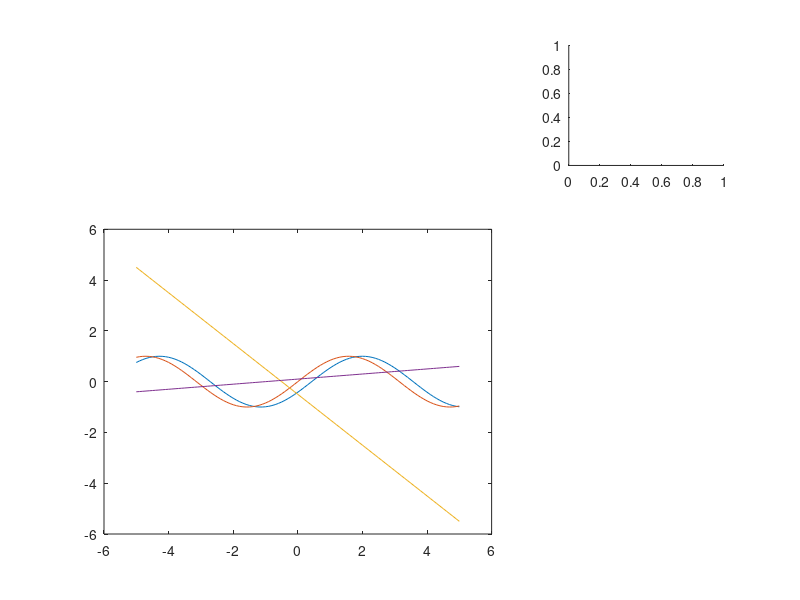

Write the MATLAB code that produced this figure. (Note: this script raises an error after producing the figure.)
#function pan = Figure(ax,areaToMagnify,panPosition)
#% AX is a handle to the axes to magnify
#% AREATOMAGNIFY is the area to magnify, given by a 4-element vector that defines the
#%      lower-left and upper-right corners of a rectangle [x1 y1 x2 y2]
#% PANPOSTION is the position of the magnifying pan in the figure, defined by
#%        the normalized units of the figure [x y w h]
#%
#
#fig = ax.Parent;
#pan = copyobj(ax,fig);
#pan.Position = panPosition;
#pan.XLim = areaToMagnify([1 3]);
#pan.YLim = areaToMagnify([2 4]);
#pan.XTick = [];
#pan.YTick = [];
#rectangle(ax,'Position',...
#    [areaToMagnify(1:2) areaToMagnify(3:4)-areaToMagnify(1:2)])
#xy = ax2annot(ax,areaToMagnify([1 4;3 2]));
#annotation(fig,'line',[xy(1,1) panPosition(1)],...
#    [xy(1,2) panPosition(2)+panPosition(4)],'Color','k')
#annotation(fig,'line',[xy(2,1) panPosition(1)+panPosition(3)],...
#    [xy(2,2) panPosition(2)],'Color','k')
#end
#
#function anxy = ax2annot(ax,xy)
#% This function converts the axis unites to the figure normalized unites
#% AX is a handle to the figure
#% XY is a n-by-2 matrix, where the first column is the x values and the
#% second is the y values
#% ANXY is a matrix in the same size of XY, but with all the values
#% converted to normalized units
#
#pos = ax.Position;
#%   white area * ((value - axis min) / axis length)   + gray area
#normx = pos(3)*((xy(:,1)-ax.XLim(1))./range(ax.XLim))+ pos(1);
#normy = pos(4)*((xy(:,2)-ax.YLim(1))./range(ax.YLim))+ pos(2);
#anxy = [normx normy];
#end



x = -5:0.1:5;
subplot(3,3,[4 5 7 8]);
plot(x,cos(x-2),x,sin(x),x,-x-0.5,x,0.1.*x+0.1);
ax = axes();
area = [-0.4 -0.4 0.25 0.25];
inlarge = subplot(3,3,3);
panpos = inlarge.Position;

inlarge = Figure(ax,area,panpos);

fig = ax.Parent;
pan = copyobj(ax,fig);
pan.Position = panPosition;
pan.XLim = areaToMagnify([1 3]);
pan.YLim = areaToMagnify([2 4]);
pan.XTick = [];
pan.YTick = [];
rectangle(ax,'Position',...
    [areaToMagnify(1:2) areaToMagnify(3:4)-areaToMagnify(1:2)])
xy = ax2annot(ax,areaToMagnify([1 4;3 2]));
annotation(fig,'line',[xy(1,1) panPosition(1)],...
    [xy(1,2) panPosition(2)+panPosition(4)],'Color','k')
annotation(fig,'line',[xy(2,1) panPosition(1)+panPosition(3)],...
    [xy(2,2) panPosition(2)],'Color','k')



title(inlarge,'Zoom in')
delete(inlarge);
